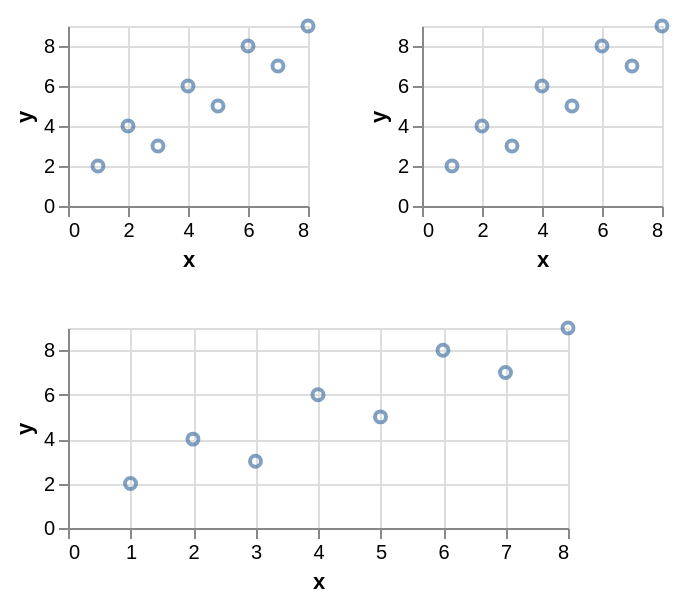

Write the Vega-Lite specification saved for this chart.
### Vega-Lite specification from a JSON file in a GitHub repository (floating-point values rounded to 4 significant figures)
{"$schema": "https://vega.github.io/schema/vega-lite/v6.json", "padding": 5, "autosize": "pad", "data": {"name": "table", "values": [{"c": "A", "g": "p", "x": 1, "y": 2, "v": 5, "t": "2024-01-15", "o": {"v": 3}, "IMDB Rating": 6.1, "d": "x1"}, {"c": "B", "g": "q", "x": 2, "y": 4, "v": 9, "t": "2024-02-20", "o": {"v": 7}, "IMDB Rating": 7.4, "d": "x2"}, {"c": "A", "g": "q", "x": 3, "y": 3, "v": 2, "t": "2024-03-05", "o": {"v": 1}, "IMDB Rating": 5.2, "d": "x1"}, {"c": "C", "g": "p", "x": 4, "y": 6, "v": 7, "t": "2024-05-30", "o": {"v": 4}, "IMDB Rating": 8.8, "d": "x3"}, {"c": "B", "g": "p", "x": 5, "y": 5, "v": 4, "t": "2024-07-11", "o": {"v": 9}, "IMDB Rating": 6.9, "d": "x2"}, {"c": "C", "g": "q", "x": 6, "y": 8, "v": 6, "t": "2024-09-02", "o": {"v": 2}, "IMDB Rating": 7.7, "d": "x3"}, {"c": "A", "g": "p", "x": 7, "y": 7, "v": 8, "t": "2024-11-25", "o": {"v": 5}, "IMDB Rating": 4.4, "d": "x1"}, {"c": "B", "g": "q", "x": 8, "y": 9, "v": 3, "t": "2024-12-31", "o": {"v": 8}, "IMDB Rating": 9.1, "d": "x2"}]}, "vconcat": [{"hconcat": [{"mark": "point", "width": 120, "height": 90, "encoding": {"x": {"field": "x", "type": "quantitative"}, "y": {"field": "y", "type": "quantitative"}}}, {"mark": "point", "width": 120, "height": 90, "encoding": {"x": {"field": "x", "type": "quantitative"}, "y": {"field": "y", "type": "quantitative"}}}]}, {"mark": "point", "width": 250, "height": 100, "encoding": {"x": {"field": "x", "type": "quantitative"}, "y": {"field": "y", "type": "quantitative"}}}]}
